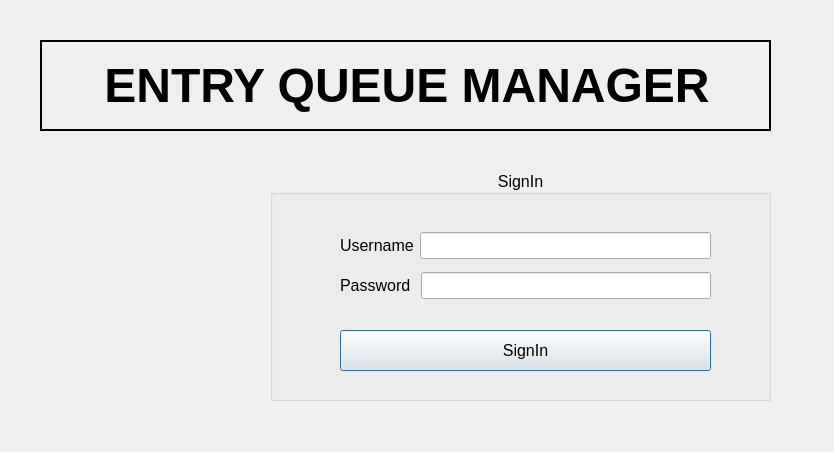
<?xml version="1.0" encoding="UTF-8"?>
<ui version="4.0">
 <class>LOGIN</class>
 <widget class="QDialog" name="LOGIN">
  <property name="geometry">
   <rect>
    <x>0</x>
    <y>0</y>
    <width>834</width>
    <height>452</height>
   </rect>
  </property>
  <property name="windowTitle">
   <string>Dialog</string>
  </property>
  <widget class="QGroupBox" name="groupBox">
   <property name="geometry">
    <rect>
     <x>270</x>
     <y>170</y>
     <width>501</width>
     <height>231</height>
    </rect>
   </property>
   <property name="font">
    <font>
     <pointsize>12</pointsize>
    </font>
   </property>
   <property name="autoFillBackground">
    <bool>false</bool>
   </property>
   <property name="title">
    <string>SignIn</string>
   </property>
   <property name="alignment">
    <set>Qt::AlignCenter</set>
   </property>
   <property name="flat">
    <bool>false</bool>
   </property>
   <property name="checkable">
    <bool>false</bool>
   </property>
   <widget class="QPushButton" name="pushButton">
    <property name="geometry">
     <rect>
      <x>70</x>
      <y>160</y>
      <width>371</width>
      <height>41</height>
     </rect>
    </property>
    <property name="text">
     <string>SignIn</string>
    </property>
   </widget>
   <widget class="QWidget" name="layoutWidget">
    <property name="geometry">
     <rect>
      <x>70</x>
      <y>90</y>
      <width>371</width>
      <height>51</height>
     </rect>
    </property>
    <layout class="QHBoxLayout" name="horizontalLayout_2">
     <item>
      <widget class="QLabel" name="label_2">
       <property name="text">
        <string>Password </string>
       </property>
      </widget>
     </item>
     <item>
      <widget class="QLineEdit" name="lineEdit_2"/>
     </item>
    </layout>
   </widget>
   <widget class="QWidget" name="layoutWidget_2">
    <property name="geometry">
     <rect>
      <x>70</x>
      <y>50</y>
      <width>371</width>
      <height>51</height>
     </rect>
    </property>
    <layout class="QHBoxLayout" name="horizontalLayout">
     <item>
      <widget class="QLabel" name="label">
       <property name="text">
        <string>Username</string>
       </property>
      </widget>
     </item>
     <item>
      <widget class="QLineEdit" name="lineEdit"/>
     </item>
    </layout>
   </widget>
  </widget>
  <widget class="QLabel" name="label_3">
   <property name="geometry">
    <rect>
     <x>40</x>
     <y>40</y>
     <width>731</width>
     <height>91</height>
    </rect>
   </property>
   <property name="frameShape">
    <enum>QFrame::WinPanel</enum>
   </property>
   <property name="text">
    <string>&lt;html&gt;&lt;head/&gt;&lt;body&gt;&lt;p align=&quot;center&quot;&gt;&lt;span style=&quot; font-size:36pt; font-weight:700;&quot;&gt;ENTRY QUEUE MANAGER&lt;/span&gt;&lt;/p&gt;&lt;/body&gt;&lt;/html&gt;</string>
   </property>
  </widget>
  <widget class="QLabel" name="label_pic">
   <property name="geometry">
    <rect>
     <x>50</x>
     <y>180</y>
     <width>241</width>
     <height>221</height>
    </rect>
   </property>
   <property name="text">
    <string> </string>
   </property>
  </widget>
 </widget>
 <resources/>
 <connections/>
</ui>
